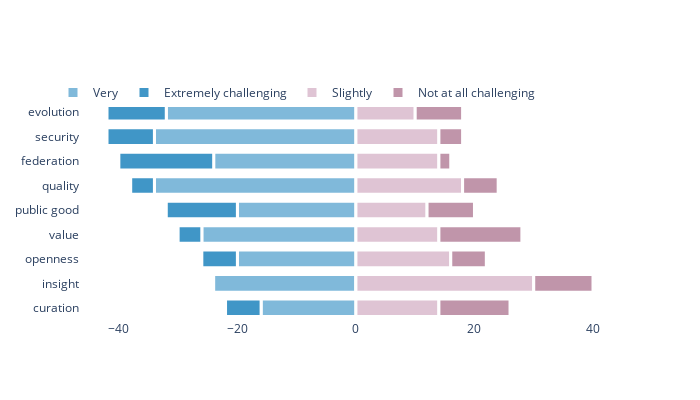

The notebook cell this image was saved under:
### Markdown cell above
**8. Mixed perceived Challenges across Principles**
For all principles (except those rated as irrelevant), respondents were asked to rate how challenging each principle was to implement. While "Moderately Challenging" was the most common response across all principles, notable differences emerged in the more extreme ratings. "Federation" received the most "Extremely Challenging" ratings, followed by "Evolution" and "Security." In contrast, "Insight" was the only principle never rated as extremely challenging and was generally seen as less challenging. Interestingly, the principles of "Curation" and "Openness" had symmetric extreme responses, with equal numbers finding them either not at all challenging or extremely challenging, possibly reflecting differences in sector or stages of digital twin adoption.

### Code cell
df_challenge = long_df.groupby(['term', 'challenge']).size().unstack(fill_value=0)
inv_challenge_map = {v:k for k,v in challenge_map.items()}
df_challenge.rename(columns=inv_challenge_map,inplace=True)
#df_challenge['sum'] = df_challenge['Extremely challenging'] + df_challenge['Very']
#df_challenge = df_challenge.sort_values(by=['sum'],ascending=False)
df_challenge = df_challenge.reindex(df_relevance.index)
df_challenge['sum'] = df_challenge['Extremely challenging'] + df_challenge['Very']
df_challenge = df_challenge.sort_values(by=['sum'],ascending=False)
fig = go.Figure()
palette_left = ['Blue_50','Blue_25']
palette_right = ['Purple_75','Purple_50','Purple']

for i,col in enumerate(df_challenge.columns[[3,4]]):
    fig.add_trace(go.Bar(x=-((df_challenge[col].values/50) *100),
                         y=df_challenge.index,
                         orientation='h',
                         name=col,
                         customdata=df_challenge[col],
                         hovertemplate = "%{y}: %{customdata}",
                         marker_color=color_hex_codes.get(palette_left[i]),
                         marker_line_color='white',  
                         marker_line_width=3 ))
for i,col in enumerate(df_challenge.columns[[1,0]]):
    fig.add_trace(go.Bar(x= ((df_challenge[col].values/50) *100),
                         y =df_challenge.index,
                         orientation='h',
                         name= col,
                         hovertemplate="%{y}: %{x}",
                         marker_color=color_hex_codes.get(palette_right[i]),
                         marker_line_color='white',  
                         marker_line_width=3  ))    

fig.update_layout(barmode='relative', 
                  height=400, 
                  width=700, 
                  yaxis_autorange='reversed',
                  legend_orientation ='h',
                  legend_x=-0.05, legend_y=1.1,
                  bargap=0.2,  # Increased space between the bars
                  bargroupgap=0.1,
                  xaxis=dict(showgrid=False),  
                  yaxis=dict(showgrid=False),
                  plot_bgcolor='white',  
                  paper_bgcolor='white' 
                 )
fig.write_image("report_plots/challenge_stacked.svg", format="svg")
fig.show()

### Figure 1 — Plotly figure (JSON) as saved in the notebook; plotly's stock layout.template omitted (floating-point values rounded to 4 significant figures)
{"data": [{"customdata": [16, 17, 12, 17, 10, 13, 10, 12, 8], "hovertemplate": "%{y}: %{customdata}", "marker": {"color": "#80B9DA", "line": {"color": "white", "width": 3}}, "name": "Very", "orientation": "h", "type": "bar", "x": [-32, -34, -24, -34, -20, -26, -20, -24, -16], "y": ["evolution", "security", "federation", "quality", "public good", "value", "openness", "insight", "curation"]}, {"customdata": [5, 4, 8, 2, 6, 2, 3, 0, 3], "hovertemplate": "%{y}: %{customdata}", "marker": {"color": "#4096C7", "line": {"color": "white", "width": 3}}, "name": "Extremely challenging", "orientation": "h", "type": "bar", "x": [-10, -8, -16, -4, -12, -4, -6, 0, -6], "y": ["evolution", "security", "federation", "quality", "public good", "value", "openness", "insight", "curation"]}, {"hovertemplate": "%{y}: %{x}", "marker": {"color": "#DFC4D4", "line": {"color": "white", "width": 3}}, "name": "Slightly", "orientation": "h", "type": "bar", "x": [10, 14.0, 14.0, 18, 12, 14.0, 16, 30, 14.0], "y": ["evolution", "security", "federation", "quality", "public good", "value", "openness", "insight", "curation"]}, {"hovertemplate": "%{y}: %{x}", "marker": {"color": "#C095AA", "line": {"color": "white", "width": 3}}, "name": "Not at all challenging", "orientation": "h", "type": "bar", "x": [8, 4, 2, 6, 8, 14.0, 6, 10, 12], "y": ["evolution", "security", "federation", "quality", "public good", "value", "openness", "insight", "curation"]}], "layout": {"bargap": 0.2, "bargroupgap": 0.1, "barmode": "relative", "height": 400, "legend": {"orientation": "h", "x": -0.05, "y": 1.1}, "paper_bgcolor": "white", "plot_bgcolor": "white", "width": 700, "xaxis": {"showgrid": false}, "yaxis": {"autorange": "reversed", "showgrid": false}}}
